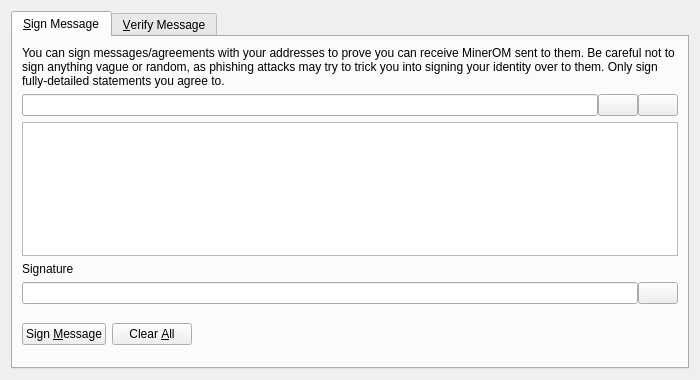
<?xml version="1.0" encoding="UTF-8"?>
<ui version="4.0">
 <class>SignVerifyMessageDialog</class>
 <widget class="QDialog" name="SignVerifyMessageDialog">
  <property name="geometry">
   <rect>
    <x>0</x>
    <y>0</y>
    <width>700</width>
    <height>380</height>
   </rect>
  </property>
  <property name="windowTitle">
   <string>Signatures - Sign / Verify a Message</string>
  </property>
  <property name="modal">
   <bool>true</bool>
  </property>
  <layout class="QVBoxLayout" name="verticalLayout">
   <item>
    <widget class="QTabWidget" name="tabWidget">
     <property name="currentIndex">
      <number>0</number>
     </property>
     <widget class="QWidget" name="tabSignMessage">
      <attribute name="title">
       <string>&amp;Sign Message</string>
      </attribute>
      <layout class="QVBoxLayout" name="verticalLayout_SM">
       <item>
        <widget class="QLabel" name="infoLabel_SM">
         <property name="text">
          <string>You can sign messages/agreements with your addresses to prove you can receive MinerOM sent to them. Be careful not to sign anything vague or random, as phishing attacks may try to trick you into signing your identity over to them. Only sign fully-detailed statements you agree to.</string>
         </property>
         <property name="textFormat">
          <enum>Qt::PlainText</enum>
         </property>
         <property name="wordWrap">
          <bool>true</bool>
         </property>
        </widget>
       </item>
       <item>
        <layout class="QHBoxLayout" name="horizontalLayout_1_SM">
         <property name="spacing">
          <number>0</number>
         </property>
         <item>
          <widget class="QValidatedLineEdit" name="addressIn_SM">
           <property name="toolTip">
            <string>The MinerOM address to sign the message with</string>
           </property>
          </widget>
         </item>
         <item>
          <widget class="QPushButton" name="addressBookButton_SM">
           <property name="toolTip">
            <string>Choose previously used address</string>
           </property>
           <property name="text">
            <string/>
           </property>
           <property name="shortcut">
            <string>Alt+A</string>
           </property>
           <property name="autoDefault">
            <bool>false</bool>
           </property>
          </widget>
         </item>
         <item>
          <widget class="QPushButton" name="pasteButton_SM">
           <property name="toolTip">
            <string>Paste address from clipboard</string>
           </property>
           <property name="text">
            <string/>
           </property>
           <property name="shortcut">
            <string>Alt+P</string>
           </property>
           <property name="autoDefault">
            <bool>false</bool>
           </property>
          </widget>
         </item>
        </layout>
       </item>
       <item>
        <widget class="QPlainTextEdit" name="messageIn_SM">
         <property name="toolTip">
          <string>Enter the message you want to sign here</string>
         </property>
        </widget>
       </item>
       <item>
        <widget class="QLabel" name="signatureLabel_SM">
         <property name="text">
          <string>Signature</string>
         </property>
         <property name="textFormat">
          <enum>Qt::PlainText</enum>
         </property>
        </widget>
       </item>
       <item>
        <layout class="QHBoxLayout" name="horizontalLayout_2_SM">
         <property name="spacing">
          <number>0</number>
         </property>
         <item>
          <widget class="QLineEdit" name="signatureOut_SM">
           <property name="font">
            <font>
             <italic>true</italic>
            </font>
           </property>
           <property name="readOnly">
            <bool>true</bool>
           </property>
          </widget>
         </item>
         <item>
          <widget class="QPushButton" name="copySignatureButton_SM">
           <property name="toolTip">
            <string>Copy the current signature to the system clipboard</string>
           </property>
           <property name="text">
            <string/>
           </property>
           <property name="autoDefault">
            <bool>false</bool>
           </property>
          </widget>
         </item>
        </layout>
       </item>
       <item>
        <layout class="QHBoxLayout" name="horizontalLayout_3_SM">
         <item>
          <widget class="QPushButton" name="signMessageButton_SM">
           <property name="toolTip">
            <string>Sign the message to prove you own this MinerOM address</string>
           </property>
           <property name="text">
            <string>Sign &amp;Message</string>
           </property>
           <property name="autoDefault">
            <bool>false</bool>
           </property>
          </widget>
         </item>
         <item>
          <widget class="QPushButton" name="clearButton_SM">
           <property name="toolTip">
            <string>Reset all sign message fields</string>
           </property>
           <property name="text">
            <string>Clear &amp;All</string>
           </property>
           <property name="autoDefault">
            <bool>false</bool>
           </property>
          </widget>
         </item>
         <item>
          <spacer name="horizontalSpacer_1_SM">
           <property name="orientation">
            <enum>Qt::Horizontal</enum>
           </property>
           <property name="sizeHint" stdset="0">
            <size>
             <width>40</width>
             <height>48</height>
            </size>
           </property>
          </spacer>
         </item>
         <item>
          <widget class="QLabel" name="statusLabel_SM">
           <property name="font">
            <font>
             <weight>75</weight>
             <bold>true</bold>
            </font>
           </property>
           <property name="text">
            <string/>
           </property>
           <property name="wordWrap">
            <bool>true</bool>
           </property>
          </widget>
         </item>
         <item>
          <spacer name="horizontalSpacer_2_SM">
           <property name="orientation">
            <enum>Qt::Horizontal</enum>
           </property>
           <property name="sizeHint" stdset="0">
            <size>
             <width>40</width>
             <height>48</height>
            </size>
           </property>
          </spacer>
         </item>
        </layout>
       </item>
      </layout>
     </widget>
     <widget class="QWidget" name="tabVerifyMessage">
      <attribute name="title">
       <string>&amp;Verify Message</string>
      </attribute>
      <layout class="QVBoxLayout" name="verticalLayout_VM">
       <item>
        <widget class="QLabel" name="infoLabel_VM">
         <property name="text">
          <string>Enter the receiver's address, message (ensure you copy line breaks, spaces, tabs, etc. exactly) and signature below to verify the message. Be careful not to read more into the signature than what is in the signed message itself, to avoid being tricked by a man-in-the-middle attack. Note that this only proves the signing party receives with the address, it cannot prove sendership of any transaction!</string>
         </property>
         <property name="textFormat">
          <enum>Qt::PlainText</enum>
         </property>
         <property name="alignment">
          <set>Qt::AlignLeading|Qt::AlignLeft|Qt::AlignTop</set>
         </property>
         <property name="wordWrap">
          <bool>true</bool>
         </property>
        </widget>
       </item>
       <item>
        <layout class="QHBoxLayout" name="horizontalLayout_1_VM">
         <property name="spacing">
          <number>0</number>
         </property>
         <item>
          <widget class="QValidatedLineEdit" name="addressIn_VM">
           <property name="toolTip">
            <string>The MinerOM address the message was signed with</string>
           </property>
          </widget>
         </item>
         <item>
          <widget class="QPushButton" name="addressBookButton_VM">
           <property name="toolTip">
            <string>Choose previously used address</string>
           </property>
           <property name="text">
            <string/>
           </property>
           <property name="shortcut">
            <string>Alt+A</string>
           </property>
           <property name="autoDefault">
            <bool>false</bool>
           </property>
          </widget>
         </item>
        </layout>
       </item>
       <item>
        <widget class="QPlainTextEdit" name="messageIn_VM"/>
       </item>
       <item>
        <widget class="QValidatedLineEdit" name="signatureIn_VM"/>
       </item>
       <item>
        <layout class="QHBoxLayout" name="horizontalLayout_2_VM">
         <item>
          <widget class="QPushButton" name="verifyMessageButton_VM">
           <property name="toolTip">
            <string>Verify the message to ensure it was signed with the specified MinerOM address</string>
           </property>
           <property name="text">
            <string>Verify &amp;Message</string>
           </property>
           <property name="autoDefault">
            <bool>false</bool>
           </property>
          </widget>
         </item>
         <item>
          <widget class="QPushButton" name="clearButton_VM">
           <property name="toolTip">
            <string>Reset all verify message fields</string>
           </property>
           <property name="text">
            <string>Clear &amp;All</string>
           </property>
           <property name="autoDefault">
            <bool>false</bool>
           </property>
          </widget>
         </item>
         <item>
          <spacer name="horizontalSpacer_1_VM">
           <property name="orientation">
            <enum>Qt::Horizontal</enum>
           </property>
           <property name="sizeHint" stdset="0">
            <size>
             <width>40</width>
             <height>48</height>
            </size>
           </property>
          </spacer>
         </item>
         <item>
          <widget class="QLabel" name="statusLabel_VM">
           <property name="font">
            <font>
             <weight>75</weight>
             <bold>true</bold>
            </font>
           </property>
           <property name="text">
            <string/>
           </property>
           <property name="wordWrap">
            <bool>true</bool>
           </property>
          </widget>
         </item>
         <item>
          <spacer name="horizontalSpacer_2_VM">
           <property name="orientation">
            <enum>Qt::Horizontal</enum>
           </property>
           <property name="sizeHint" stdset="0">
            <size>
             <width>40</width>
             <height>48</height>
            </size>
           </property>
          </spacer>
         </item>
        </layout>
       </item>
      </layout>
     </widget>
    </widget>
   </item>
  </layout>
 </widget>
 <customwidgets>
  <customwidget>
   <class>QValidatedLineEdit</class>
   <extends>QLineEdit</extends>
   <header>qvalidatedlineedit.h</header>
  </customwidget>
 </customwidgets>
 <resources>
  <include location="../minerom.qrc"/>
 </resources>
 <connections/>
</ui>
